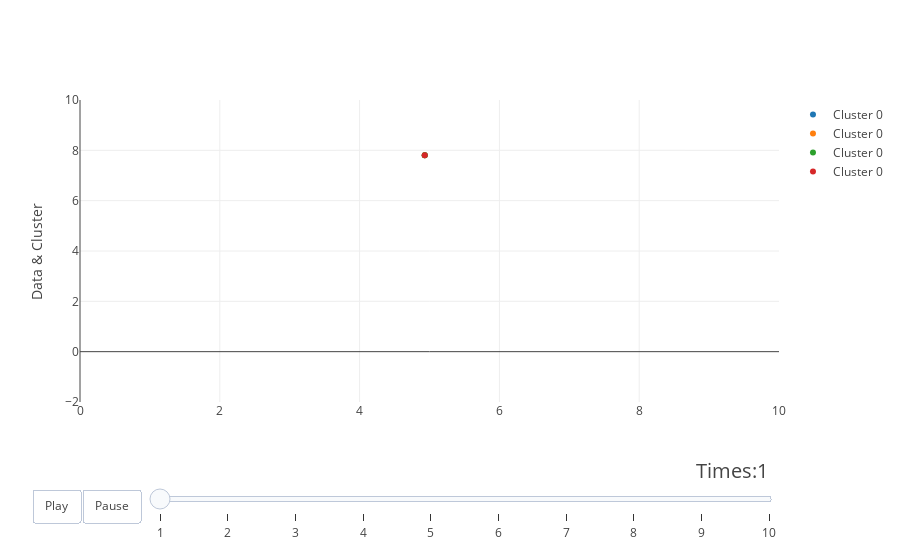

Notebook source saved alongside this figure:
### Code cell
# FINAL
Times = list(np.arange(1, len(X)+1,1))

# make figure
figure = {
    'data': [],
    'layout': {},
    'frames': []
}

# fill in most of layout
figure['layout']['xaxis'] = {'range': [0, 10], 'title': ''}
figure['layout']['yaxis'] = {'range': [-2, 10],'title': 'Data & Cluster'}
figure['layout']['hovermode'] = 'closest'
figure['layout']['sliders'] = {
    'args': [
        'transition', {
            'duration': 300,
            'easing': 'cubic-in-out'
        }
    ],
    'initialValue': '1',
    'plotlycommand': 'animate',
    'values': Times,
    'visible': True
}

figure['layout']['updatemenus'] = [
    {
        'buttons': [
            {
                'args': [None, {'frame': {'duration': 500, 'redraw': False},
                         'fromcurrent': True, 'transition': {'duration': 300, 'easing': 'quadratic-in-out'}}],
                'label': 'Play',
                'method': 'animate'
            },
            {
                'args': [[None], {'frame': {'duration': 0, 'redraw': False}, 'mode': 'immediate',
                'transition': {'duration': 0}}],
                'label': 'Pause',
                'method': 'animate'
            }
        ],
        'direction': 'left',
        'pad': {'r': 10, 't': 87},
        'showactive': False,
        'type': 'buttons',
        'x': 0.1,
        'xanchor': 'right',
        'y': 0,
        'yanchor': 'top'
    }
]

sliders_dict = {
    'active': 0,
    'yanchor': 'top',
    'xanchor': 'left',
    'currentvalue': {
        'font': {'size': 20},
        'prefix': 'Times:',
        'visible': True,
        'xanchor': 'right'
    },
    'transition': {'duration': 300, 'easing': 'cubic-in-out'},
    'pad': {'b': 10, 't': 50},
    'len': 0.9,
    'x': 0.1,
    'y': 0,
    'steps': []
}

# make data
Time = 1
for cluster in cluster_list:
    dataset_by_time = data[data['index_iter']==Time]
    if cluster in list(dataset_by_time['clusters']):
        dataset_by_time_and_cluster = dataset_by_time[dataset_by_time['clusters']==cluster]
        data_dict = {
            'x': list(dataset_by_time_and_cluster['col_1']),
            'y': list(dataset_by_time_and_cluster['col_2']),
            'mode': 'markers',
            #'text': list(dataset_by_time_and_cluster['country']),
            #'marker': {'sizemode': 'area'},
            'name': cluster
        }
    figure['data'].append(data_dict)
    
    
# make frames
for Time in Times:
    frame = {'data': [], 'name': str(Time)}
    for cluster in cluster_list:
        dataset_by_time = data[data['index_iter']==Time]
        if cluster in list(dataset_by_time['clusters']):
            dataset_by_time_and_cluster = dataset_by_time[dataset_by_time['clusters']==cluster]
            data_dict = {
                'x': list(dataset_by_time_and_cluster['col_1']),
                'y': list(dataset_by_time_and_cluster['col_2']),
                'mode': 'markers',
                #'text': list(dataset_by_time_and_cluster['country']),
                #'marker': {'sizemode': 'area'},
                'name': cluster
            }
        frame['data'].append(data_dict)
    
    figure['frames'].append(frame)
    
    slider_step = {'args': [
        [Time],
        {'frame': {'duration': 300, 'redraw': False},
         'mode': 'immediate',
       'transition': {'duration': 300}}
     ],
     'label': Time,
     'method': 'animate'}
    sliders_dict['steps'].append(slider_step)

    
figure['layout']['sliders'] = [sliders_dict]

iplot(figure)

### Figure 1 — Plotly figure (JSON) as saved in the notebook; plotly's stock layout.template omitted (floating-point values rounded to 4 significant figures)
{"data": [{"mode": "markers", "name": "Cluster 0", "x": [4.932], "y": [7.802]}, {"mode": "markers", "name": "Cluster 0", "x": [4.932], "y": [7.802]}, {"mode": "markers", "name": "Cluster 0", "x": [4.932], "y": [7.802]}, {"mode": "markers", "name": "Cluster 0", "x": [4.932], "y": [7.802]}], "layout": {"hovermode": "closest", "sliders": [{"active": 0, "currentvalue": {"font": {"size": 20}, "prefix": "Times:", "visible": true, "xanchor": "right"}, "len": 0.9, "pad": {"b": 10, "t": 50}, "steps": [{"args": [[1], {"frame": {"duration": 300, "redraw": false}, "mode": "immediate", "transition": {"duration": 300}}], "label": 1, "method": "animate"}, {"args": [[2], {"frame": {"duration": 300, "redraw": false}, "mode": "immediate", "transition": {"duration": 300}}], "label": 2, "method": "animate"}, {"args": [[3], {"frame": {"duration": 300, "redraw": false}, "mode": "immediate", "transition": {"duration": 300}}], "label": 3, "method": "animate"}, {"args": [[4], {"frame": {"duration": 300, "redraw": false}, "mode": "immediate", "transition": {"duration": 300}}], "label": 4, "method": "animate"}, {"args": [[5], {"frame": {"duration": 300, "redraw": false}, "mode": "immediate", "transition": {"duration": 300}}], "label": 5, "method": "animate"}, {"args": [[6], {"frame": {"duration": 300, "redraw": false}, "mode": "immediate", "transition": {"duration": 300}}], "label": 6, "method": "animate"}, {"args": [[7], {"frame": {"duration": 300, "redraw": false}, "mode": "immediate", "transition": {"duration": 300}}], "label": 7, "method": "animate"}, {"args": [[8], {"frame": {"duration": 300, "redraw": false}, "mode": "immediate", "transition": {"duration": 300}}], "label": 8, "method": "animate"}, {"args": [[9], {"frame": {"duration": 300, "redraw": false}, "mode": "immediate", "transition": {"duration": 300}}], "label": 9, "method": "animate"}, {"args": [[10], {"frame": {"duration": 300, "redraw": false}, "mode": "immediate", "transition": {"duration": 300}}], "label": 10, "method": "animate"}], "transition": {"duration": 300, "easing": "cubic-in-out"}, "x": 0.1, "xanchor": "left", "y": 0, "yanchor": "top"}], "updatemenus": [{"buttons": [{"args": [null, {"frame": {"duration": 500, "redraw": false}, "fromcurrent": true, "transition": {"duration": 300, "easing": "quadratic-in-out"}}], "label": "Play", "method": "animate"}, {"args": [[null], {"frame": {"duration": 0, "redraw": false}, "mode": "immediate", "transition": {"duration": 0}}], "label": "Pause", "method": "animate"}], "direction": "left", "pad": {"r": 10, "t": 87}, "showactive": false, "type": "buttons", "x": 0.1, "xanchor": "right", "y": 0, "yanchor": "top"}], "xaxis": {"range": [0, 10], "title": ""}, "yaxis": {"range": [-2, 10], "title": "Data & Cluster"}}}
